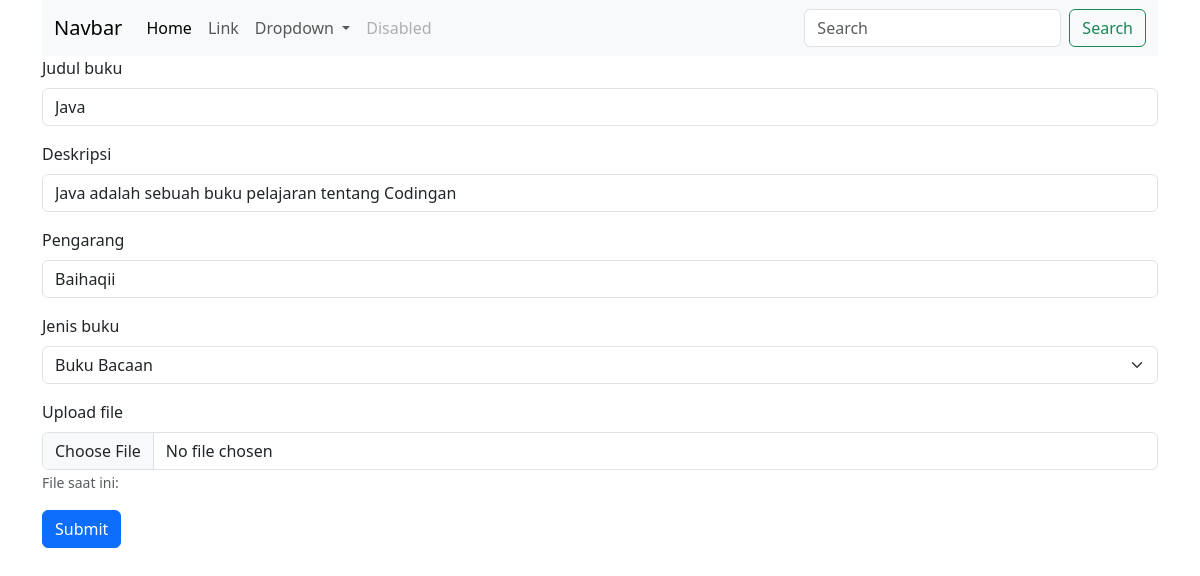
/form-edit.php?id_buku=55 (signed in), run on the app's committed database.
### tables this page shows
CREATE TABLE `mdt_buku` (
  `id_buku` int(5) NOT NULL,
  `judul_buku` varchar(255) NOT NULL,
  `deskripsi` text NOT NULL,
  `pengarang` varchar(50) NOT NULL,
  `jenis_buku` enum('Buku Bacaan','Buku Ajar(Diktat)','','') NOT NULL,
  `id_admin` int(5) NOT NULL,
  `gambar` varchar(50) NOT NULL,
  `create_date` timestamp NOT NULL DEFAULT current_timestamp() ON UPDATE current_timestamp()
);

### form-edit.php (the view, shortened to what this page needs)
<!DOCTYPE html>
<?php
include("koneksi.php");
$id_buku        = $_GET['id_buku'];
$buku    = mysqli_query($koneksi, "select * from mdt_buku where id_buku='$id_buku'");
$row     = mysqli_fetch_array($buku);
?>
<html lang="en">
<head>
    <me<!DOCTYPE html>
<html lang="en">
<head>
    <link href="https://cdn.jsdelivr.net/npm/bootstrap@5.3.2/dist/css/bootstrap.min.css" rel="stylesheet">
</head>
<body>
    <div class="container">
    <nav class="navbar navbar-expand-lg bg-body-tertiary">
  <div class="container-fluid">
    <a class="navbar-brand" href="#">Navbar</a>
    <div class="collapse navbar-collapse" id="navbarSupportedContent">
      <ul class="navbar-nav me-auto mb-2 mb-lg-0">
        <li class="nav-item">
          <a class="nav-link active" aria-current="page" href="#">Home</a>
        </li>
        <li class="nav-item">
          <a class="nav-link" href="#">Link</a>
        </li>
        <li class="nav-item dropdown">
          <a class="nav-link dropdown-toggle" href="#" role="button" data-bs-toggle="dropdown" aria-expanded="false">
            Dropdown
          </a>
        </li>
        <li class="nav-item">
          <a class="nav-link disabled" aria-disabled="true">Disabled</a>
        </li>
      </ul>
      <form class="d-flex" role="search">
        <input class="form-control me-2" type="search" placeholder="Search" aria-label="Search">
        <button class="btn btn-outline-success" type="submit">Search</button>
      </form>
    </div>
  </div>
</nav>
<form action="edit.php" method="post">
<div class="mb-3">
      <label for="judul_buku" class="form-label">Judul buku</label>
      <input value="<?php echo $row['judul_buku']; ?>" type="text" id="judul_buku" class="form-control" name="judul_buku">
    </div>
    <div class="mb-3">
      <label for="deskripsi" class="form-label">Deskripsi</label>
      <input value="<?php echo $row['deskripsi']; ?>" type="text" id="deskripsi" class="form-control" name="deskripsi">
    </div>
    <div class="mb-3">
      <label for="pengarang" class="form-label">Pengarang</label>
      <input value="<?php echo $row['pengarang']; ?>" type="text" id="pengarang" class="form-control" name="pengarang">
    </div>
    <div class="mb-3">
      <label for="jenis_buku" class="form-label">Jenis buku</label>
      <select value="<?php echo $row['jenis_buku']; ?>" id="jenis_buku" class="form-select" name="jenis_buku">
        <option value="Buku Bacaan">Buku Bacaan</option>
      </select>
    </div>
    <div class="mb-3">
      <label for="file" class="form-label">Upload file</label>
      <input type="file" id="file" class="form-control" name="file" accept=".pdf">
      <small class="text-muted">File saat ini: <?php echo $row['file']; ?></small>
    </div>
    <button type="submit" class="btn btn-primary" value="simpan" name="btn_simpan">Submit</button>
</form>
</div>
</body>
</html>

### data on the page
mdt_buku: judul_buku "Java", deskripsi "Java adalah sebuah buku pelajaran tentang Codingan", pengarang "Baihaqii", jenis_buku "Buku Bacaan"
